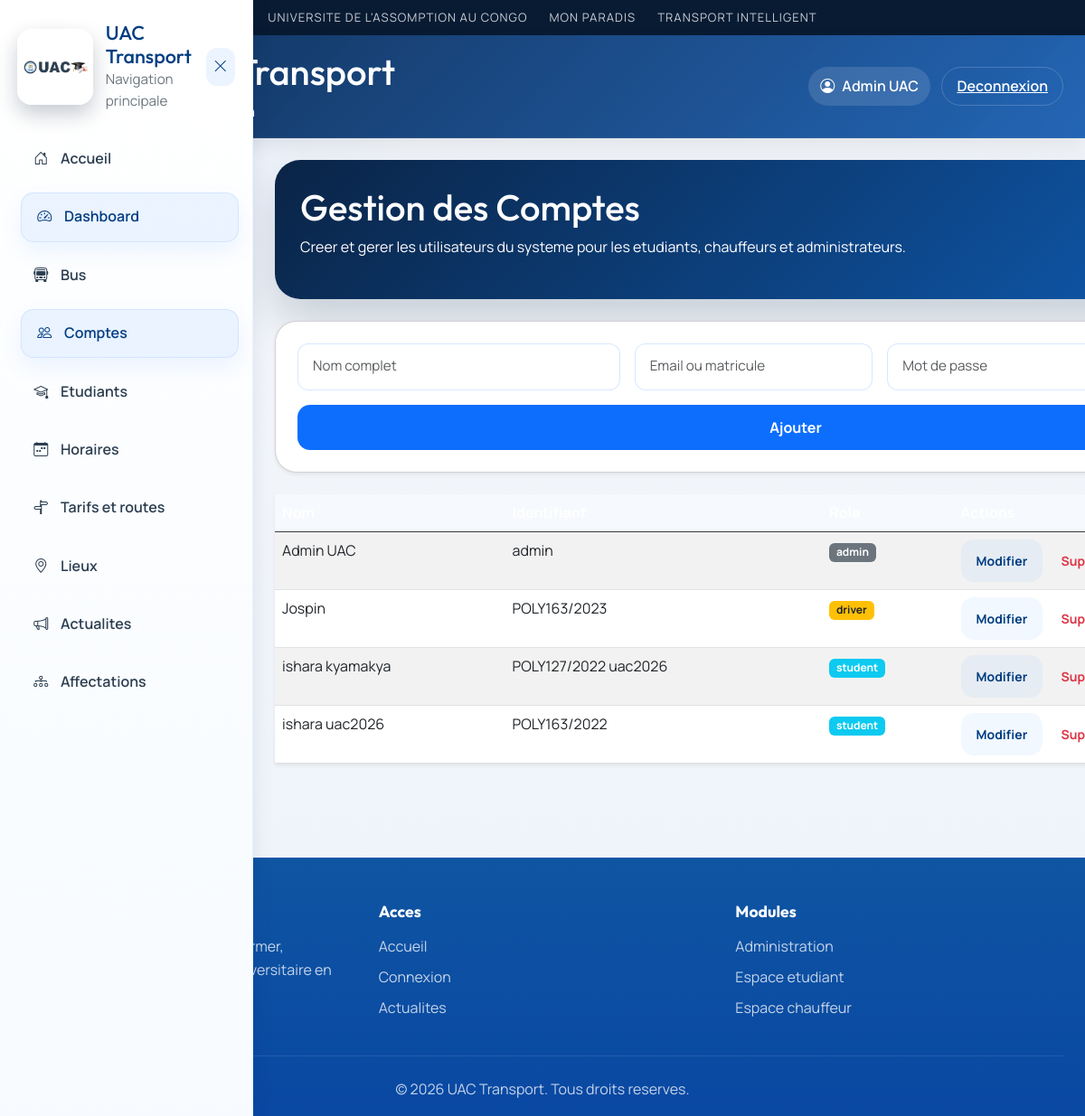
The app's page /admin/users (signed in) with its own data.
### tables this page shows
CREATE TABLE users (
        id INTEGER PRIMARY KEY AUTOINCREMENT,
        nom TEXT NOT NULL,
        email TEXT UNIQUE NOT NULL,
        password TEXT NOT NULL,
        role TEXT NOT NULL
    , telephone TEXT, permis TEXT, photo_path TEXT, matricule TEXT);

### app.py (the view, shortened to what this page needs)
@app.route("/admin/users", methods=["GET", "POST"])
def admin_users():
    if session.get("role") != "admin":
        return redirect(url_for("login"))
    conn = get_db()
    users = conn.execute("SELECT * FROM users ORDER BY role").fetchall()
    conn.close()
    return render_template("admin/users.html", users=users)

### app.py (called while the page is built)
def get_db():
    conn = sqlite3.connect(DATABASE)
    conn.row_factory = sqlite3.Row
    return conn

def get_current_user():
    user_id = session.get("user_id")
    if not user_id:
        return None
    conn = get_db()
    user = conn.execute("SELECT * FROM users WHERE id = ?", (user_id,)).fetchone()
    conn.close()
    return user

@app.context_processor
def inject_current_user():
    return {
        "current_user": get_current_user(),
        "profile_photo_url": profile_photo_url,
        "user_initials": get_user_initials,
    }

### templates/admin/users.html (shortened to what this page needs)
{% extends 'base.html' %}
{% block content %}
<div class="admin-page">
    <div class="page-header mb-4">
        <h1>Gestion des Comptes</h1>
        <p class="text-muted">Creer et gerer les utilisateurs du systeme pour les etudiants, chauffeurs et administrateurs.</p>
    </div>
    <div class="admin-form-section">
        <div class="card shadow-sm p-4 mb-4">
            <form method="POST" class="row g-3" data-validate>
                <div class="col-md-4">
                    <input type="text" name="nom" class="form-control" placeholder="Nom complet" required>
                </div>
                <div class="col-md-3">
                    <input type="text" name="email" class="form-control" placeholder="Email ou matricule" required>
                </div>
                <div class="col-md-3">
                    <input type="password" name="password" class="form-control" placeholder="Mot de passe" required>
                </div>
                <div class="col-md-12">
                    <button type="submit" class="btn btn-primary w-100">Ajouter</button>
                </div>
            </form>
        </div>
        <table class="table table-striped bg-white shadow-sm">
            <thead class="table-dark">
                <tr>
                    <th>Nom</th>
                    <th>Identifiant</th>
                    <th>Role</th>
                    <th>Actions</th>
                </tr>
            </thead>
            <tbody>
                {% for user in users %}
                <tr>
                    <td>{{ user.nom }}</td>
                    <td>{{ user.matricule or user.email }}</td>
                    <td><span class="badge {{ 'bg-info' if user.role == 'student' else 'bg-warning text-dark' if user.role == 'driver' else 'bg-secondary text-white' }}">{{ user.role }}</span></td>
                    <td>
                        <a href="/admin/edit_user/{{ user.id }}" class="btn btn-sm btn-outline-primary">Modifier</a>
                        <a href="/admin/delete_user/{{ user.id }}" class="btn btn-sm btn-outline-danger" onclick="return confirm('Confirmez la suppression?')">Supprimer</a>
                    </td>
                </tr>
                {% endfor %}
            </tbody>
        </table>
    </div>
</div>
{% endblock %}

### templates/base.html (shortened to what this page needs)
<!DOCTYPE html>
<html lang="fr">
<head>
    <link href="https://cdn.jsdelivr.net/npm/bootstrap@5.3.0/dist/css/bootstrap.min.css" rel="stylesheet">
    <link rel="stylesheet" href="https://cdnjs.cloudflare.com/ajax/libs/font-awesome/6.4.0/css/all.min.css">
    <link rel="stylesheet" href="https://cdn.jsdelivr.net/npm/bootstrap-icons@1.10.5/font/bootstrap-icons.css">
    <link rel="stylesheet" href="{{ url_for('static', filename='css/style.css') }}">
</head>
<body class="{% block body_class %}{% endblock %}">
<header class="site-banner">
    <div class="banner-inner">
        <span class="banner-item">Universite de l'Assomption au Congo</span>
        <span class="banner-item">Mon Paradis</span>
        <span class="banner-item">Transport Intelligent</span>
    </div>
</header>
<header class="topbar">
    <div class="topbar-left">
        <button class="menu-btn" type="button" aria-label="Ouvrir le menu" onclick="toggleMenu()">
        </button>
        <a href="/" class="brand-wrap topbar-brand">
            <img src="{{ url_for('static', filename='img/uaclogo.png') }}" alt="UAC Logo" class="topbar-logo">
            <div>
                <h1>UAC Transport</h1>
                <p class="muted mb-0">
                    {% if session.get('role') == 'admin' %}
                    Administration
                    {% elif session.get('role') == 'student' %}
                    Espace etudiant
                    {% elif session.get('role') == 'driver' %}
                    Espace chauffeur
                    {% else %}
                    Suivi et actualites
                    {% endif %}
                </p>
            </div>
        </a>
    </div>
    <div class="topbar-actions">
        {% if session.get('user_id') %}
        <span class="topbar-user-chip">
            <i class="bi bi-person-circle"></i>
            {{ session.get('nom') }}
        </span>
        <a class="btn btn-link topbar-link" href="/logout">Deconnexion</a>
        {% else %}
        <a class="btn btn-link topbar-link" href="/login">Connexion</a>
        {% endif %}
    </div>
</header>
<aside id="sidebar" class="sidebar">
    <div class="sidebar-header">
        <div class="sidebar-brand">
            <img src="{{ url_for('static', filename='img/uaclogo.png') }}" alt="UAC Logo" class="sidebar-logo">
            <div>
                <h2>UAC Transport</h2>
                <p class="muted mb-0">Navigation principale</p>
            </div>
        </div>
        <button class="close-btn" type="button" aria-label="Fermer" onclick="toggleMenu()">
            <i class="bi bi-x-lg"></i>
        </button>
    </div>
    <nav class="sidebar-nav">
        <a href="/"><i class="bi bi-house-door"></i><span>Accueil</span></a>
        {% if session.get('role') == 'admin' %}
        <a href="/admin"><i class="bi bi-speedometer2"></i><span>Dashboard</span></a>
        <a href="/admin/buses"><i class="bi bi-bus-front"></i><span>Bus</span></a>
        <a href="/admin/users"><i class="bi bi-people"></i><span>Comptes</span></a>
        <a href="/admin/students"><i class="bi bi-mortarboard"></i><span>Etudiants</span></a>
        <a href="/admin/schedules"><i class="bi bi-calendar-week"></i><span>Horaires</span></a>
        <a href="/admin/routes"><i class="bi bi-signpost-split"></i><span>Tarifs et routes</span></a>
        <a href="/admin/locations"><i class="bi bi-geo-alt"></i><span>Lieux</span></a>
        <a href="/admin/news"><i class="bi bi-megaphone"></i><span>Actualites</span></a>
        <a href="/admin/assignments"><i class="bi bi-diagram-3"></i><span>Affectations</span></a>
        {% endif %}
    </nav>
</aside>
<main class="content">
    {% block content %}{% endblock %}
</main>
{% block footer %}
<footer class="footer">
    <div class="footer-content">
        <div class="footer-section">
            <h3>UAC Transport</h3>
            <p>Une plateforme moderne pour informer, organiser et suivre le transport universitaire en temps reel.</p>
        </div>
        <div class="footer-section">
            <h4>Acces</h4>
            <ul>
                <li><a href="/">Accueil</a></li>
                <li><a href="/login">Connexion</a></li>
                <li><a href="/">Actualites</a></li>
            </ul>
        </div>
        <div class="footer-section">
            <h4>Modules</h4>
            <ul>
                <li><a href="/admin">Administration</a></li>
                <li><a href="/student">Espace etudiant</a></li>
                <li><a href="/driver">Espace chauffeur</a></li>
            </ul>
        </div>
    </div>
    <div class="footer-bottom">
        <p class="mb-0">&copy; 2026 UAC Transport. Tous droits reserves.</p>
    </div>
</footer>
{% endblock %}
</body>
</html>

### records on screen
users: get "Admin UAC", nom "Admin UAC", matricule "admin", role "admin"
users: nom "Jospin", email "POLY163/2023", role "driver"
users: nom "ishara kyamakya", matricule "POLY127/2022 uac2026", role "student"
users: nom "ishara uac2026", email "POLY163/2022", role "student"
